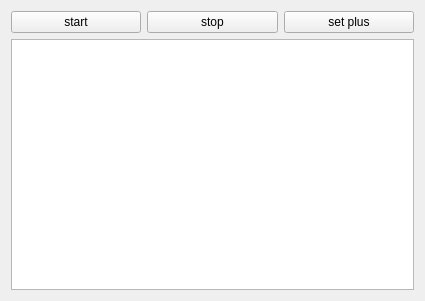
<?xml version="1.0" encoding="UTF-8"?>
<ui version="4.0">
 <class>Widget</class>
 <widget class="QWidget" name="Widget">
  <property name="geometry">
   <rect>
    <x>0</x>
    <y>0</y>
    <width>425</width>
    <height>301</height>
   </rect>
  </property>
  <property name="windowTitle">
   <string>Widget</string>
  </property>
  <layout class="QHBoxLayout" name="horizontalLayout">
   <item>
    <layout class="QVBoxLayout" name="verticalLayout">
     <item>
      <layout class="QHBoxLayout" name="horizontalLayout_2">
       <item>
        <widget class="QPushButton" name="pbtStart">
         <property name="text">
          <string>start</string>
         </property>
        </widget>
       </item>
       <item>
        <widget class="QPushButton" name="pbtStop">
         <property name="text">
          <string>stop</string>
         </property>
        </widget>
       </item>
       <item>
        <widget class="QPushButton" name="pbtSetPlus">
         <property name="text">
          <string>set plus</string>
         </property>
        </widget>
       </item>
      </layout>
     </item>
     <item>
      <widget class="QTextEdit" name="textEdit"/>
     </item>
    </layout>
   </item>
  </layout>
 </widget>
 <resources/>
 <connections/>
</ui>
